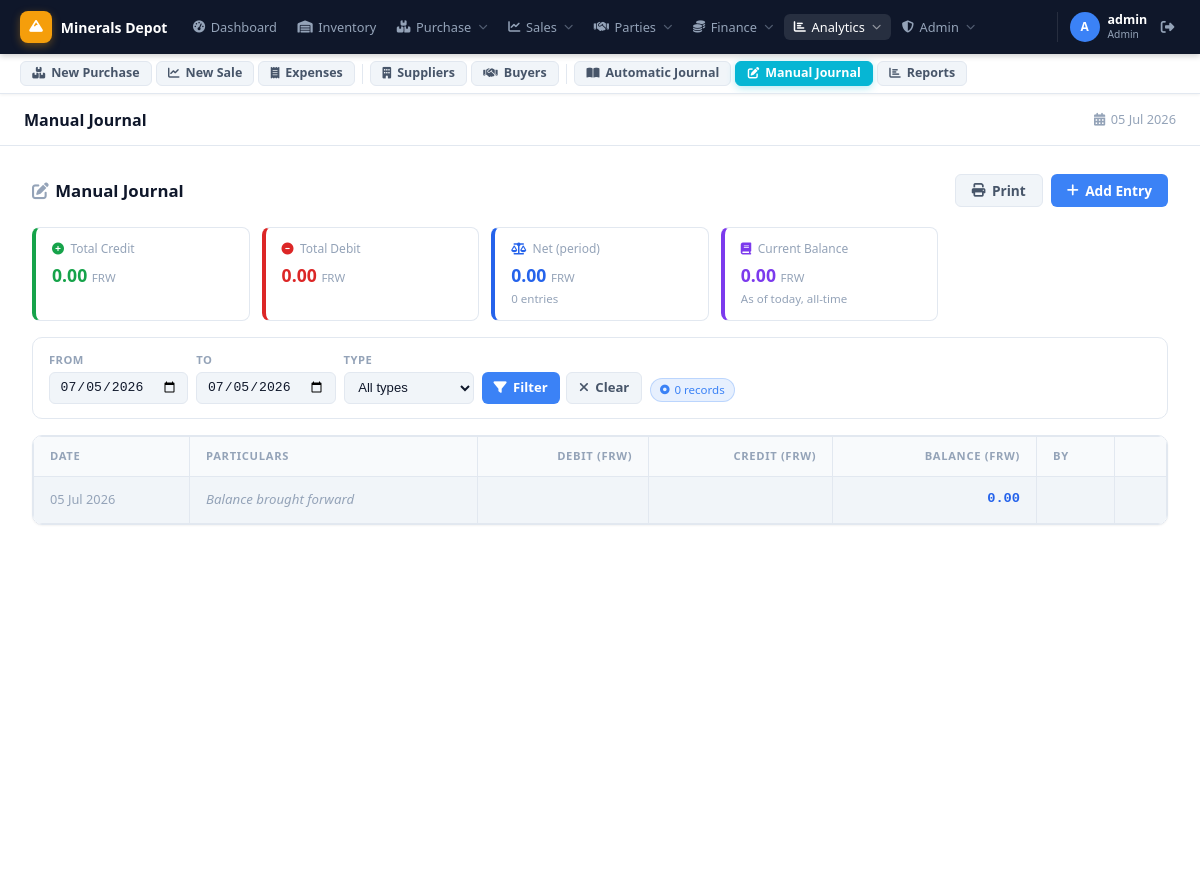
The app's page /manual_journal.php (signed in), older data.
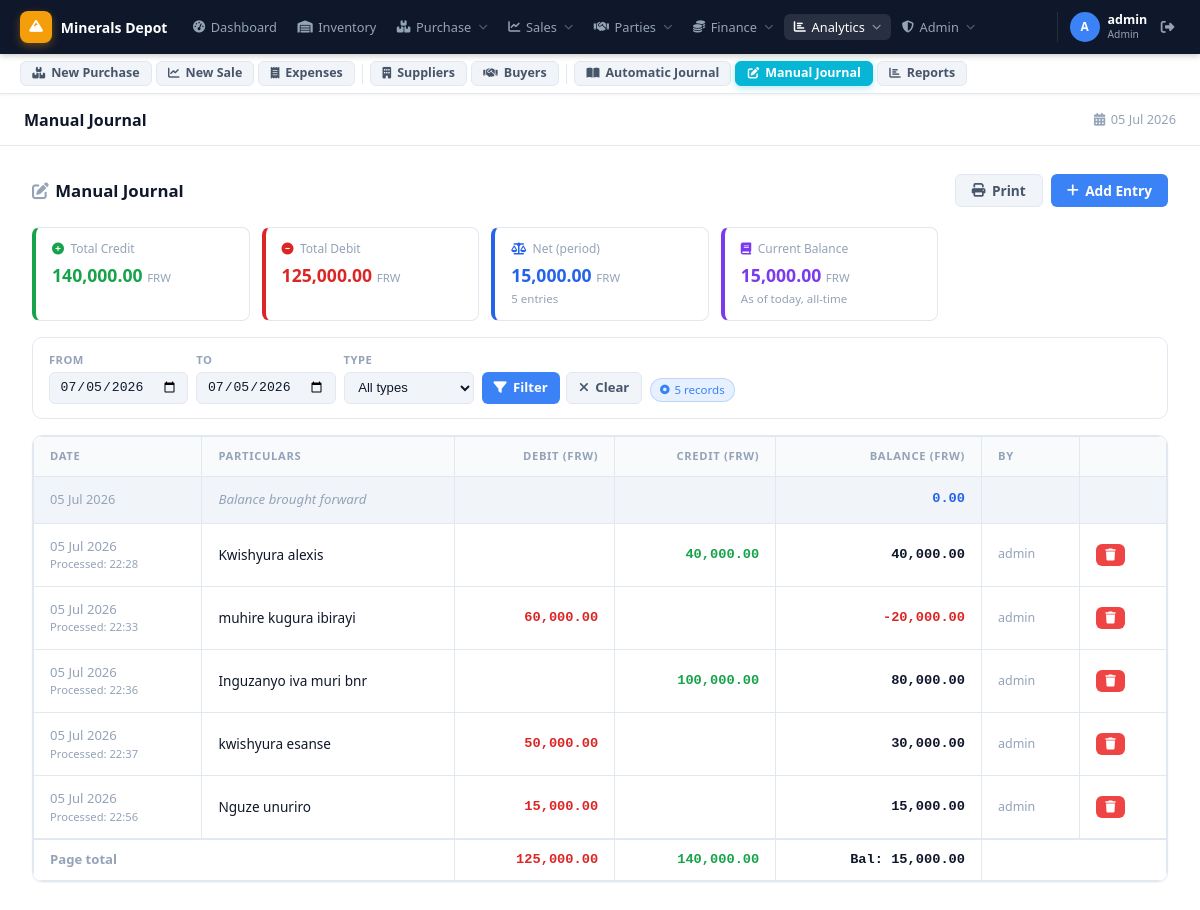
The same page, newer data.
### tables this page shows
CREATE TABLE `manual_journal` (
  `id` int(11) NOT NULL AUTO_INCREMENT,
  `entry_date` date NOT NULL,
  `amount` decimal(12,2) NOT NULL,
  `comment` varchar(255) NOT NULL,
  `entry_type` enum('credit','debit') NOT NULL,
  `created_by` int(11) DEFAULT NULL,
  `created_at` timestamp NOT NULL DEFAULT current_timestamp(),
  PRIMARY KEY (`id`),
  KEY `created_by` (`created_by`),
  KEY `idx_entry_date` (`entry_date`),
  KEY `idx_entry_type` (`entry_type`),
  CONSTRAINT `manual_journal_ibfk_1` FOREIGN KEY (`created_by`) REFERENCES `users` (`id`) ON DELETE SET NULL
);

CREATE TABLE `users` (
  `id` int(11) NOT NULL AUTO_INCREMENT,
  `username` varchar(50) NOT NULL,
  `password` varchar(255) NOT NULL,
  `full_name` varchar(100) NOT NULL,
  `email` varchar(100) DEFAULT NULL,
  `role` enum('admin','manager','storekeeper','superadmin') NOT NULL DEFAULT 'manager',
  `created_at` timestamp NOT NULL DEFAULT current_timestamp(),
  PRIMARY KEY (`id`),
  UNIQUE KEY `username` (`username`)
);

### manual_journal.php (the view, shortened to what this page needs)
<?php
require_once 'config/database.php';
$page_title = 'Manual Journal';
$f = [
    'date_from'  => $_GET['date_from']  ?? date('Y-m-d'),
    'date_to'    => $_GET['date_to']    ?? date('Y-m-d'),
    'entry_type' => $_GET['entry_type'] ?? '',
];
$wh=[]; $wp=[];
if($f['date_from'])  { $wh[]="entry_date>=?"; $wp[]=$f['date_from']; }
if($f['date_to'])    { $wh[]="entry_date<=?"; $wp[]=$f['date_to'];   }
$wsql = $wh ? 'WHERE '.implode(' AND ',$wh) : '';
$stat_s = $pdo->prepare("
    SELECT
        COALESCE(SUM(CASE WHEN entry_type='credit' THEN amount END),0) AS total_credit,
        COALESCE(SUM(CASE WHEN entry_type='debit'  THEN amount END),0) AS total_debit,
        COUNT(*) AS cnt
    FROM manual_journal $wsql
");
$stat_s->execute($wp); $stats = $stat_s->fetch(PDO::FETCH_ASSOC);
$net = $stats['total_credit'] - $stats['total_debit'];
$per_page = 50;
$page     = max(1, intval($_GET['page'] ?? 1));
$cnt_s    = $pdo->prepare("SELECT COUNT(*) FROM manual_journal $wsql"); $cnt_s->execute($wp);
$total_rows  = (int)$cnt_s->fetchColumn();
$total_pages = max(1,(int)ceil($total_rows/$per_page));
$page        = min($page,$total_pages);
$offset      = ($page-1)*$per_page;
$data_s = $pdo->prepare("SELECT mj.*,u.username AS created_by_name FROM manual_journal mj LEFT JOIN users u ON u.id=mj.created_by $wsql ORDER BY mj.entry_date ASC, mj.created_at ASC, mj.id ASC LIMIT $per_page OFFSET $offset");
$data_s->execute($wp); $entries=$data_s->fetchAll(PDO::FETCH_ASSOC);
$hist = $pdo->query("SELECT id, entry_date, amount, entry_type FROM manual_journal ORDER BY entry_date ASC, created_at ASC, id ASC")->fetchAll(PDO::FETCH_ASSOC);
$bal = 0.0; $balance_after = []; $opening_balance = 0.0;
foreach($hist as $h){
    $bal += $h['entry_type']==='credit' ? (float)$h['amount'] : -(float)$h['amount'];
    $balance_after[$h['id']] = $bal;
}
$overall_balance = $bal;
$show_opening_row = ($page === 1);
include 'includes/header.php';
?>
<div class="page-header">
    <h2><i class="fas fa-pen-to-square" style="margin-right:.4rem;color:var(--text-muted)"></i>Manual Journal</h2>
    <div style="display:flex;gap:.5rem">
        <button class="btn btn-secondary" onclick="window.print()"><i class="fas fa-print"></i> Print</button>
        <button class="btn btn-primary" onclick="openModal()"><i class="fas fa-plus"></i> Add Entry</button>
    </div>
</div>
<div class="mj-stats" style="display:grid;grid-template-columns:repeat(auto-fill,minmax(200px,1fr));gap:.75rem;margin-bottom:1rem">
    <div style="border:1px solid var(--border);border-left:4px solid #16a34a;border-radius:8px;padding:.75rem 1rem;background:var(--surface,var(--bg))">
        <div style="font-size:.75rem;color:var(--text-muted);margin-bottom:.25rem;display:flex;align-items:center;gap:.4rem">
            <i class="fas fa-circle-plus" style="color:#16a34a"></i> Total Credit
        </div>
        <div style="font-size:1.1rem;font-weight:700;color:#16a34a"><?= number_format($stats['total_credit'],2) ?> <span style="font-size:.72rem;font-weight:400;color:var(--text-muted)">FRW</span></div>
    </div>
    <div style="border:1px solid var(--border);border-left:4px solid #dc2626;border-radius:8px;padding:.75rem 1rem;background:var(--surface,var(--bg))">
        <div style="font-size:.75rem;color:var(--text-muted);margin-bottom:.25rem;display:flex;align-items:center;gap:.4rem">
            <i class="fas fa-circle-minus" style="color:#dc2626"></i> Total Debit
        </div>
        <div style="font-size:1.1rem;font-weight:700;color:#dc2626"><?= number_format($stats['total_debit'],2) ?> <span style="font-size:.72rem;font-weight:400;color:var(--text-muted)">FRW</span></div>
    </div>
    <div style="border:1px solid var(--border);border-left:4px solid <?= $net>=0?'#2563eb':'#dc2626' ?>;border-radius:8px;padding:.75rem 1rem;background:var(--surface,var(--bg))">
        <div style="font-size:.75rem;color:var(--text-muted);margin-bottom:.25rem;display:flex;align-items:center;gap:.4rem">
            <i class="fas fa-scale-balanced" style="color:<?= $net>=0?'#2563eb':'#dc2626' ?>"></i> Net (period)
        </div>
        <div style="font-size:1.1rem;font-weight:700;color:<?= $net>=0?'#2563eb':'#dc2626' ?>"><?= number_format($net,2) ?> <span style="font-size:.72rem;font-weight:400;color:var(--text-muted)">FRW</span></div>
        <div style="font-size:.72rem;color:var(--text-muted);margin-top:.1rem"><?= $stats['cnt'] ?> entr<?= $stats['cnt']==1?'y':'ies' ?></div>
    </div>
    <div style="border:1px solid var(--border);border-left:4px solid #7c3aed;border-radius:8px;padding:.75rem 1rem;background:var(--surface,var(--bg))">
        <div style="font-size:.75rem;color:var(--text-muted);margin-bottom:.25rem;display:flex;align-items:center;gap:.4rem">
            <i class="fas fa-book" style="color:#7c3aed"></i> Current Balance
        </div>
        <div style="font-size:1.1rem;font-weight:700;color:#7c3aed"><?= number_format($overall_balance,2) ?> <span style="font-size:.72rem;font-weight:400;color:var(--text-muted)">FRW</span></div>
        <div style="font-size:.72rem;color:var(--text-muted);margin-top:.1rem">As of today, all-time</div>
    </div>
</div>
<form method="GET" action="manual_journal.php" class="filter-bar" style="margin-bottom:1rem">
    <div class="filter-group">
        <label>From</label>
        <input type="date" name="date_from" value="<?= htmlspecialchars($f['date_from']) ?>">
    </div>
    <div class="filter-group">
        <label>To</label>
        <input type="date" name="date_to" value="<?= htmlspecialchars($f['date_to']) ?>">
    </div>
    <div class="filter-group">
        <label>Type</label>
        <select name="entry_type">
            <option value="">All types</option>
        </select>
    </div>
    <div class="filter-actions">
        <button type="submit" class="btn btn-primary" style="height:2rem;padding:0 .75rem;font-size:.82rem"><i class="fas fa-filter"></i> Filter</button>
        <a href="manual_journal.php" class="btn btn-secondary" style="height:2rem;padding:0 .75rem;font-size:.82rem"><i class="fas fa-xmark"></i> Clear</a>
    </div>
    <span class="filter-active-badge"><i class="fas fa-circle-dot" style="font-size:.6rem"></i> <?= $total_rows ?> record<?= $total_rows!=1?'s':'' ?></span>
</form>
<div class="table-wrap">
    <table class="ledger-table">
        <thead>
            <tr>
                <th>Date</th>
                <th>Particulars</th>
                <th style="text-align:right">Debit (FRW)</th>
                <th style="text-align:right">Credit (FRW)</th>
                <th style="text-align:right">Balance (FRW)</th>
                <th>By</th>
                <th></th>
            </tr>
        </thead>
        <tbody id="mj-tbody">
        <?php if($show_opening_row): ?>
        <tr style="background:var(--bg)">
            <td class="text-muted" style="font-size:.8rem;white-space:nowrap"><?= $f['date_from'] ? date('d M Y',strtotime($f['date_from'])) : '—' ?></td>
            <td style="font-size:.83rem;font-style:italic;color:var(--text-muted)">Balance brought forward</td>
            <td></td>
            <td></td>
            <td style="text-align:right;font-family:monospace;font-weight:700;color:<?= $opening_balance>=0?'#2563eb':'#dc2626' ?>"><?= number_format($opening_balance,2) ?></td>
            <td></td>
            <td></td>
        </tr>
        <?php endif; ?>
        <?php $page_debit=0; $page_credit=0; $last_balance=$opening_balance;
        foreach($entries as $en): $isCredit = $en['entry_type']==='credit';
            $rowBal = $balance_after[$en['id']] ?? $last_balance;
            $last_balance = $rowBal;
            if($isCredit) $page_credit += $en['amount']; else $page_debit += $en['amount'];
        ?>
        <tr id="mj-row-<?= $en['id'] ?>">
            <td class="text-muted" style="font-size:.82rem;white-space:nowrap">
                <?= date('d M Y',strtotime($en['entry_date'])) ?>
                <div style="font-size:.7rem">Processed: <?= date('H:i',strtotime($en['created_at'])) ?></div>
            </td>
            <td style="font-size:.85rem;font-weight:500"><?= htmlspecialchars($en['comment']) ?></td>
            <td style="text-align:right;font-family:monospace;font-weight:600;color:#dc2626"><?= $isCredit ? '' : number_format($en['amount'],2) ?></td>
            <td style="text-align:right;font-family:monospace;font-weight:600;color:#16a34a"><?= $isCredit ? number_format($en['amount'],2) : '' ?></td>
            <td style="text-align:right;font-family:monospace;font-weight:700;color:<?= $rowBal>=0?'var(--text)':'#dc2626' ?>"><?= number_format($rowBal,2) ?></td>
            <td class="text-muted" style="font-size:.78rem"><?= htmlspecialchars($en['created_by_name'] ?? '—') ?></td>
            <td>
                <button class="btn btn-danger" style="padding:.3rem .6rem;font-size:.75rem" onclick="deleteEntry(<?= $en['id'] ?>,this)">
                    <i class="fas fa-trash"></i>
                </button>
            </td>
        </tr>
        <?php endforeach; ?>
        </tbody>
        <?php if($entries): ?>
        <tfoot>
            <tr style="border-top:2px solid var(--border);background:var(--surface,var(--bg))">
                <td colspan="2" style="font-size:.82rem;font-weight:600;padding:.6rem 1rem;color:var(--text-muted)">Page total</td>
                <td style="text-align:right;font-family:monospace;font-weight:700;color:#dc2626;padding:.6rem 1rem"><?= number_format($page_debit,2) ?></td>
                <td style="text-align:right;font-family:monospace;font-weight:700;color:#16a34a;padding:.6rem 1rem"><?= number_format($page_credit,2) ?></td>
                <td style="text-align:right;font-family:monospace;font-weight:700;padding:.6rem 1rem">Bal: <?= number_format($last_balance,2) ?></td>
                <td colspan="2"></td>
            </tr>
        </tfoot>
        <?php endif; ?>
    </table>
</div>
<?php include 'includes/footer.php'; ?>

### includes/header.php (shortened to what this page needs)
<!DOCTYPE html>
<html lang="en">
<head>
<link rel="stylesheet" href="css/style.css">
<link rel="stylesheet" href="css/vendor/fontawesome/all.min.css">
</head>
<body>
<?php $cur = basename($_SERVER['PHP_SELF'],'.php'); ?>
<nav class="topnav" id="topnav">
    <div class="topnav-brand">
        <div class="brand-icon"><i class="fas fa-mountain"></i></div>
        <span class="brand-text">Minerals Depot</span>
    </div>
    <div class="topnav-links" id="topnav-links">
        <a href="dashboard.php"  class="nav-link <?= $cur==='dashboard'  ?'active':'' ?>"><i class="fas fa-gauge-high"></i> Dashboard</a>
        <a href="inventory.php"  class="nav-link <?= $cur==='inventory'  ?'active':'' ?>"><i class="fas fa-warehouse"></i> Inventory</a>
        <div class="nav-drop <?= in_array($cur,['batches','new-purchase'])?'active':'' ?>">
            <button class="nav-link nav-drop-toggle"><i class="fas fa-boxes-stacked"></i> Purchase <i class="fas fa-chevron-down nav-caret"></i></button>
        </div>
        <div class="nav-drop <?= in_array($cur,['sales','new-sales'])?'active':'' ?>">
            <button class="nav-link nav-drop-toggle"><i class="fas fa-chart-line"></i> Sales <i class="fas fa-chevron-down nav-caret"></i></button>
        </div>
        <div class="nav-drop <?= in_array($cur,['buyers','suppliers','supply-stock'])?'active':'' ?>">
            <button class="nav-link nav-drop-toggle"><i class="fas fa-handshake"></i> Parties <i class="fas fa-chevron-down nav-caret"></i></button>
        </div>
        <div class="nav-drop <?= in_array($cur,['loans-payable','loans-receivable','accounts','expenses','activate'])?'active':'' ?>">
            <button class="nav-link nav-drop-toggle"><i class="fas fa-coins"></i> Finance <i class="fas fa-chevron-down nav-caret"></i></button>
        </div>
        <div class="nav-drop <?= in_array($cur,['journal','manual_journal','reports','audit_log'])?'active':'' ?>">
            <button class="nav-link nav-drop-toggle"><i class="fas fa-chart-bar"></i> Analytics <i class="fas fa-chevron-down nav-caret"></i></button>
        </div>
        <?php if(isset($_SESSION['role']) && in_array($_SESSION['role'],['admin','system'])): ?>
        <div class="nav-drop <?= in_array($cur,['users','settings','run_update','backup','subscriptions'])?'active':'' ?>">
            <button class="nav-link nav-drop-toggle"><i class="fas fa-shield-halved"></i> Admin <i class="fas fa-chevron-down nav-caret"></i></button>
        </div>
        <?php endif; ?>
    </div>
    <div class="topnav-user">
        <div class="user-avatar"><?= strtoupper(substr($_SESSION['username']??'U',0,1)) ?></div>
        <div class="user-info">
            <div class="u-name"><?= htmlspecialchars($_SESSION['username']??'User') ?></div>
            <div class="u-role"><?= $_SESSION['role']??'' ?></div>
        </div>
        <a href="logout.php" class="user-logout" title="Logout"><i class="fas fa-right-from-bracket"></i></a>
    </div>
</nav>
<div class="quickbar">
    <a href="new-purchase.php" class="qb-item <?= $cur==='new-purchase' ?'qb-active':'' ?>"><i class="fas fa-boxes-stacked"></i> New Purchase</a>
    <a href="new-sales.php"    class="qb-item qb-green <?= $cur==='new-sales'    ?'qb-active':'' ?>"><i class="fas fa-chart-line"></i> New Sale</a>
    <a href="expenses.php"     class="qb-item qb-red <?= $cur==='expenses'       ?'qb-active':'' ?>"><i class="fas fa-receipt"></i> Expenses</a>
    <a href="suppliers.php"    class="qb-item qb-purple <?= $cur==='suppliers'   ?'qb-active':'' ?>"><i class="fas fa-building"></i> Suppliers</a>
    <a href="buyers.php"       class="qb-item qb-amber <?= $cur==='buyers'       ?'qb-active':'' ?>"><i class="fas fa-handshake"></i> Buyers</a>
    <a href="journal.php"        class="qb-item qb-cyan <?= $cur==='journal'        ?'qb-active':'' ?>"><i class="fas fa-book-open"></i> Automatic Journal</a>
    <a href="manual_journal.php" class="qb-item qb-cyan <?= $cur==='manual_journal' ?'qb-active':'' ?>"><i class="fas fa-pen-to-square"></i> Manual Journal</a>
    <a href="reports.php"        class="qb-item qb-cyan <?= $cur==='reports'        ?'qb-active':'' ?>"><i class="fas fa-chart-bar"></i> Reports</a>
</div>
<div class="main-wrapper">
    <header class="topbar">
        <h1 class="topbar-title"><?= htmlspecialchars($page_title??'') ?></h1>
        <span class="topbar-meta"><i class="fas fa-calendar-days" style="margin-right:.35rem"></i><?= date('d M Y') ?></span>
    </header>
    <main class="page-content">

### includes/footer.php (shortened to what this page needs)
    </main>
</div>
</body>
</html>

### manual_journal.php (style rules this page uses)
body, .page-content { background:#fff; }
.ledger-table { border-collapse:collapse; }
.ledger-table th, .ledger-table td { border:1px solid var(--border); }
.ledger-table tbody tr:last-child td { border-bottom:1px solid var(--border); }
.ledger-table tfoot td { border:1px solid var(--border); }

Row changes from the older to the newer data that the page shows:
added manual_journal: entry_date "05 Jul 2026", created_at "22:28", comment "Kwishyura alexis", amount "40,000.00", id "40,000.00", created_by.username "admin"
added manual_journal: entry_date "05 Jul 2026", created_at "22:33", comment "muhire kugura ibirayi", amount "60,000.00", id "-20,000.00", created_by.username "admin"
added manual_journal: entry_date "05 Jul 2026", created_at "22:36", comment "Inguzanyo iva muri bnr", amount "100,000.00", id "80,000.00", created_by.username "admin"
added manual_journal: entry_date "05 Jul 2026", created_at "22:37", comment "kwishyura esanse", amount "50,000.00", id "30,000.00", created_by.username "admin"
added manual_journal: entry_date "05 Jul 2026", created_at "22:56", comment "Nguze unuriro", amount "15,000.00", id "15,000.00", created_by.username "admin"
Text that changed along with them:
$stats['total_credit']: "0.00" → "140,000.00"
$stats['total_debit']: "0.00" → "125,000.00"
$net: "0.00" → "15,000.00"
$stats['cnt']: "0" → "5"
$overall_balance: "0.00" → "15,000.00"
$total_rows: "0" → "5"
$page_debit: (not shown) → "125,000.00"
$page_credit: (not shown) → "140,000.00"
text now shown: "Page total Bal:"
